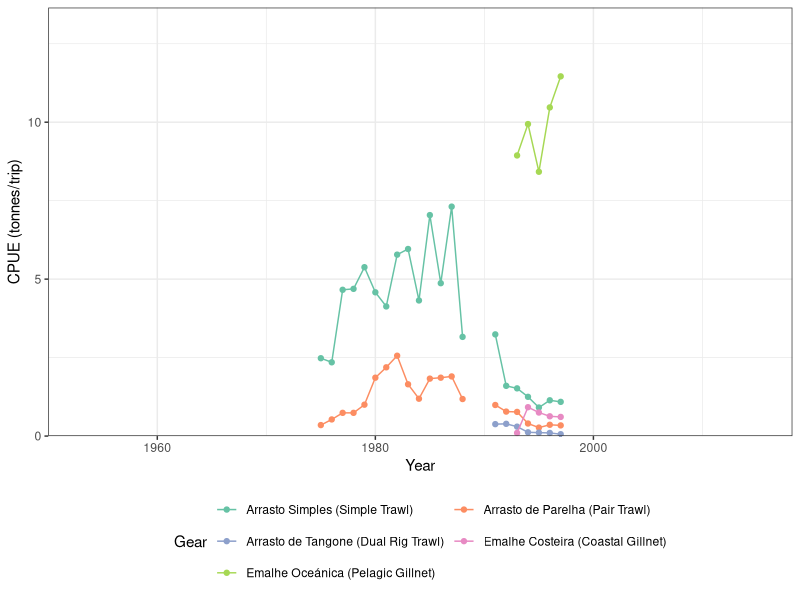

R code for this plot: (Note: this script raises an error after producing the figure.)
library(tidyverse)

######################
###~~~~ BRAZIL ~~~~###
######################

##~~~~~ CPUE of demersal sharks (principally G. galeus and M. schmitti) Rio Grande do Sul (1975-1997) [Villwock de Miranda and Vooren, 2003]
rgds_cpue <- read_csv('data/Villock_de_Miranda_Vooren_2003_RioGrandedoSulCPUE_1975-1997.csv') %>%
  pivot_longer(cols = -c(Year), names_to = 'Gear', values_to = 'CPUE') %>%
  mutate(Gear = factor(Gear))

# Reorder levels of 'Gear' column
rgds_cpue$Gear <- factor(rgds_cpue$Gear, levels = c('Simple_Trawl','Pair_Trawl','Dual_rig_trawl','Coastal_gillnet','Pelagic_gillnet'))

# Plot CPUE data
rgds_cpue_plot <- ggplot(rgds_cpue, aes(x = Year, y = CPUE, col = Gear))+
  theme_bw()+
  theme(legend.position = 'bottom')+
  guides(color = guide_legend(nrow = 3, byrow = TRUE))+
  labs(y = 'CPUE (tonnes/trip)')+
  geom_point()+
  geom_line()+
  scale_x_continuous(limits = c(1950, 2015), expand = expansion(mult = c(0, 0.05)))+
  scale_y_continuous(limits = c(0, 13), expand = expansion(mult = c(0, 0.05)))+
  scale_color_brewer(palette = 'Set2', labels = c('Arrasto Simples (Simple Trawl)',
                                                  'Arrasto de Parelha (Pair Trawl)',
                                                  'Arrasto de Tangone (Dual Rig Trawl)',
                                                  'Emalhe Costeira (Coastal Gillnet)',
                                                  'Emalhe Oceánica (Pelagic Gillnet)'))
rgds_cpue_plot

cowplot::save_plot('figures/SW_Atlantic/rgds_cpue_plot.png', rgds_cpue_plot, base_height = 5, base_width = 8)

##~~~~~ Brazil reconstructed landings data (1950-2015) [Freire et al. 2021]
brazil_landings <- read_csv('data/Freire_etal_2021_Brazil landings_1950 to 2015.csv') %>%
  select(-c('TaxonName', 'Input', 'Notes')) %>%
  mutate(State = factor(State), Sector = factor(Sector))

# Reorder levels of 'State' column by latitude
brazil_landings$State <- factor(brazil_landings$State, levels = c('Rio de Janeiro','Santa Catarina','Rio Grande do Sul'))
brazil_landings$Sector <- factor(brazil_landings$Sector, levels = c('Industrial (LS, C)','Artisanal (SS, C)'))

# Plot landings data
brazil_landings_plot <- ggplot(brazil_landings, aes(x = Year, y = CatchAmount_t, fill = Sector))+
  theme_bw()+
  geom_col(position = 'stack')+
  scale_x_continuous(limits = c(1950, 2015), expand = expansion(mult = c(0, 0.05)))+
  scale_y_continuous(limits = c(0, 1750), expand = expansion(mult = c(0, 0.05)))+
  scale_fill_manual(values = c('grey60', 'black'))+
  facet_wrap(~State, ncol = 1)
brazil_landings_plot

brazil_catch_proportions <- group_by(brazil_landings, State) %>% 
  summarize(total_catch = sum(CatchAmount_t)) %>%
  mutate(prop_catch = total_catch / sum(brazil_landings$CatchAmount_t))

# Plot landings data for Rio Grande do Sul only
rgds_landings_plot <- ggplot(filter(brazil_landings, State == 'Rio Grande do Sul'), aes(x = Year, y = CatchAmount_t, fill = Sector))+
  theme_bw()+
  theme(axis.line = element_line(colour = "black"),
        panel.grid.major = element_blank(),
        panel.grid.minor = element_blank(),
        panel.border = element_blank(),
        panel.background = element_blank(),
        axis.title.x = element_blank(),
        axis.text.x = element_blank(),
        axis.ticks.x = element_blank(),
        legend.position = 'none')+
  labs(y = 'Catch (tonnes)')+
  geom_col(position = 'stack')+
  scale_x_continuous(limits = c(1950, 2015), expand = expansion(mult = c(0, 0.05)))+
  scale_y_continuous(limits = c(0, 1750), expand = expansion(mult = c(0, 0.05)))+
  scale_fill_manual(values = c('grey60', 'black'))
rgds_landings_plot

cowplot::save_plot('figures/SW_Atlantic/rgds_landings_plot.png', rgds_landings_plot, base_height = 3, base_width = 8)

# Combine Rio Grande do Sul CPUE and landings datasets
rgds_combined <- bind_rows(rgds_cpue, filter(brazil_landings, State == 'Rio Grande do Sul'))
rgds_combined_plot <- ggplot(rgds_combined, aes(x = Year))+
  theme_bw()+
  geom_col(aes(y = CatchAmount_t / 100, fill = Sector), position = 'stack')+
  geom_point(aes(y = CPUE, col = Gear), size = 0.6)+
  geom_line(aes(y = CPUE, col = Gear))+
  scale_x_continuous(limits = c(1949, 2016), expand = expansion(mult = c(0, 0.05)))+
  scale_y_continuous(name = 'CPUE (mt / trip)', expand = expansion(mult = c(0, 0.05)), 
                     sec.axis = sec_axis(~ . * 100, name = "Catch (mt)"))+
  scale_color_manual(values = c("#66C2A5","orange","#8DA0CB","red3","#A6D854"),, 
                     labels = c('Simple Trawl','Pair Trawl','Dual Rig Trawl','Coastal Gillnet','Oceanic Gillnet'))+
  scale_fill_manual(values = c('grey90', 'grey60'),
                    labels = c('Industrial','Artisanal'))
rgds_combined_plot

cowplot::save_plot('figures/SW_Atlantic/rgds_landings_cpue_plot_revised.png', rgds_combined_plot, base_height = 4, base_width = 7)



#######################
###~~~~ URUGUAY ~~~~###
#######################

##~~~~~ CPUE of cazón in Uruguay longline fishery (1972-1985) [Nion 1999, Table 16]
uruguay_cpue <- read_csv('data/Nion1999_longlineCPUE_Uruguay_1972-1985.csv') %>%
  mutate(Area = factor(Area))

uruguay_cpue_std_byArea <- group_by(uruguay_cpue, Year) %>%
  mutate(CPUE_std = CPUE / mean(uruguay_cpue$CPUE))

uruguay_cpue_std_total <- group_by(uruguay_cpue, Year) %>%
  summarize(CPUE = mean(CPUE)) %>%
  mutate(CPUE_std = (CPUE / mean(uruguay_cpue$CPUE, na.rm = T)) - 1)

# Plot CPUE by fishing area
uruguay_cpue_plot <- ggplot(uruguay_cpue, aes(x = Year, y = CPUE, fill = Area))+
  theme_bw()+
  labs(y = 'CPUE (kg/100 hooks)')+
  geom_col(position = position_dodge())+
  scale_y_continuous(limits = c(0, 400), expand = expansion(mult = c(0, 0.05)))
uruguay_cpue_plot

# Plot mean-standardized CPUE (averaged across fishing areas)
uruguay_cpue_std_plot <- ggplot(uruguay_cpue_std_total, aes(x = Year, y = CPUE_std))+
  theme_bw()+
  labs(y = 'CPUE (kg/100 hooks)')+
  geom_hline(yintercept = 0, linetype = 'dashed')+
  geom_point()+
  geom_line()+
  scale_y_continuous(limits = c(-1, 1), expand = expansion(mult = c(0, 0.05)))
uruguay_cpue_std_plot

##~~~~~ Catch of cazones in Uruguay by gear type (1977-1997) [Nion 1999, Table 10]
uruguay_landings_byGear <- read_csv('data/Nion1999_catchByGear_1977-1997.csv') %>%
  pivot_longer(cols = -c(Year), names_to = 'Gear', values_to = 'Catch_t') %>%
  mutate(Gear = factor(Gear))

uruguay_landings_byGear$Gear <- factor(uruguay_landings_byGear$Gear, levels = c('Trawl_bottom', 'Gillnet_common', 'Gillnet_shark', 'Longline_common', 'Longline_shark'))

uruguay_landings_plot <- ggplot(uruguay_landings_byGear, aes(x = Year, y = Catch_t, fill = Gear))+
  theme_bw()+
  geom_col(position = 'stack')+
  scale_x_continuous(limits = c(1971, 1998), expand = expansion(mult = c(0, 0.05)), breaks = c(1975, 1980, 1985, 1990, 1995, 2000))+
  scale_y_continuous(name = 'Catch (tonnes)', expand = expansion(mult = c(0, 0.05)))+
  scale_fill_manual(values = c("#FB9A99", "#B2DF8A", "#33A02C", "#A6CEE3", "#1F78B4"),
                    labels = c('Deepwater Trawl', 'Gillnet (common)', 'Gillnet (shark)', 'Longline (common)', 'Longline (shark)'))
uruguay_landings_plot

uruguay_combined <- bind_rows(uruguay_landings_byGear, uruguay_cpue_std_total)
uruguay_combined$Gear <- factor(uruguay_combined$Gear, levels = c('Trawl_bottom', 'Gillnet_common', 'Gillnet_shark', 'Longline_common', 'Longline_shark'))

uruguay_combined_plot <- ggplot(uruguay_combined, aes(x = Year, fill = Gear))+
  theme_bw()+
#  theme(legend.position = 'none')+
  geom_col(aes(y = Catch_t / 100000), position = 'stack')+
  geom_point(aes(y = (CPUE / 50) - 4), color = '#1F78B4')+
  geom_line(aes(y = (CPUE / 50) - 4), color = '#1F78B4')+
  geom_hline(yintercept = 0)+
  scale_x_continuous(limits = c(1971, 1998), expand = expansion(mult = c(0, 0.05)), breaks = c(1975, 1980, 1985, 1990, 1995, 2000))+
  scale_y_continuous(name = 'Catch (tonnes, x10^6)', expand = expansion(mult = c(0, 0.05)), limits = c(-4.1, 12.5),
                     sec.axis = sec_axis(~ ., name = "CPUE (kg/100 hooks)", breaks = c(-4,-3,-2,-1)))+
  scale_fill_manual(values = c("#B2DF8A", "#33A02C", "#A6CEE3", "#1F78B4", "#FB9A99"))
uruguay_combined_plot

cowplot::save_plot('figures/SW_Atlantic/uruguay_landings_cpue_plot.png', uruguay_combined_plot, base_height = 4, base_width = 7)


#########################
###~~~~ ARGENTINA ~~~~###
#########################

##~~~~~ Sharks + school sharks landings in Argentina (1979-2015) [Chiaramonte et al 2016, Figure 3]
##~~~~~ Added data (2016-2023) provided by G.E. Chiaramonte in peer review comments
argentina_landings <- read_csv('data/Chiaramonte_etal_2016_Argentina landings_1979-2023.csv')
  
argentina_landings_plot <- ggplot(argentina_landings, aes(x = Year))+
  theme_bw()+
  theme(legend.position = 'none')+
  geom_col(aes(y = Capture_tons, fill = Source))+
  geom_point(aes(y = Proportion * 100), size = 1)+
  geom_line(aes(y = Proportion * 100))+
  scale_x_continuous(limits = c(1978, 2024), expand = expansion(mult = c(0, 0)))+
  scale_y_continuous(name = 'Landings (mt)', expand = expansion(mult = c(0, 0.05)), 
                     sec.axis = sec_axis(~ . / 100, name = "Proportion (%)"))+
  scale_fill_manual(values = c('grey70','grey90'))
argentina_landings_plot

cowplot::save_plot('figures/SW_Atlantic/argentina_landings_plot.png', argentina_landings_plot, base_height = 3, base_width = 5)

mean(argentina_landings$Capture_tons[argentina_landings$Year > 1996])


#########################################################
###~~~~ ARGENTINEAN-URUGUAYAN COMMON FISHING ZONE ~~~~###
#########################################################

cfz <- read_csv('data/CTMFM_estadisticas_pesqueras_2000-2024.csv') %>%
  group_by(Year, Country) %>%
  summarise(Tonnes = sum(Tonnes))

cfz_plot <- ggplot(cfz, aes(x = Year, y = Tonnes, fill = Country))+
  theme_bw()+
  geom_col(position = 'stack')+
  scale_x_continuous(limits = c(1999, 2025), expand = expansion(mult = c(0, 0.05)), breaks = c(2000, 2005, 2010, 2015, 2020, 2025))+
  scale_y_continuous(name = 'Landings (mt)', expand = expansion(mult = c(0, 0.05)))+
  scale_fill_manual(values = c("#B2DF8A", "#1F78B4"),
                    labels = c('Argentina', 'Uruguay'))
cfz_plot
cowplot::save_plot('figures/SW_Atlantic/CTMFM_CFZlandings_2000-2024.png', cfz_plot, base_height = 3, base_width = 5)
